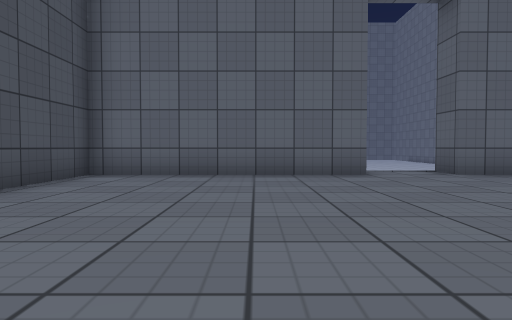
view 1 (above)

21 first-person views from a walk through a 3-D level made in the Unity game engine. The camera is 0.59 m above the floor, tilts 2° down and sees 70° across. The floor is counted in squares, 1 m on a side. Each view is taken from the middle of a square. On the plan, view 1 faces up. The plan holds only what a view shows up to about 10 squares ahead; the rest is blank. The place goes on beyond the plan. Surface patterns are stand-ins for the level's own textures.

view 2
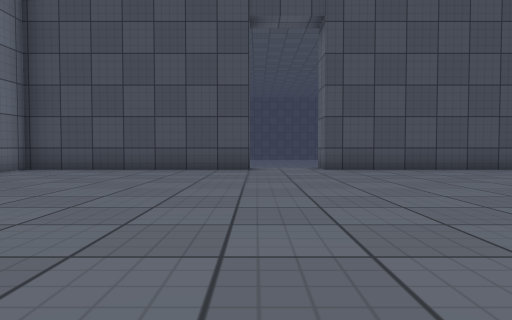

view 3
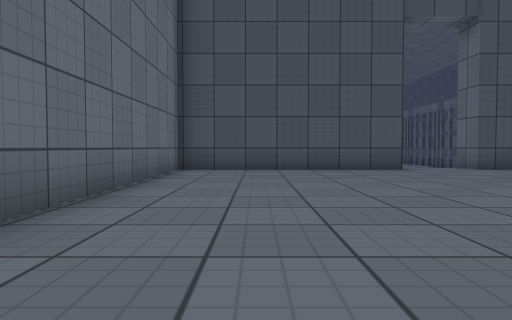

view 4
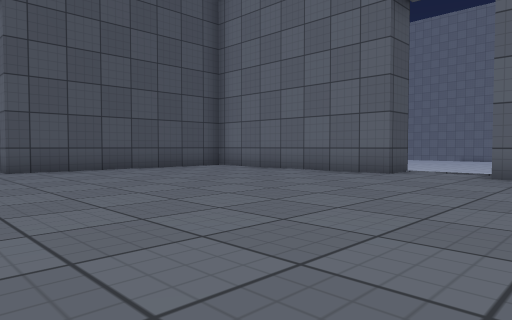

view 5
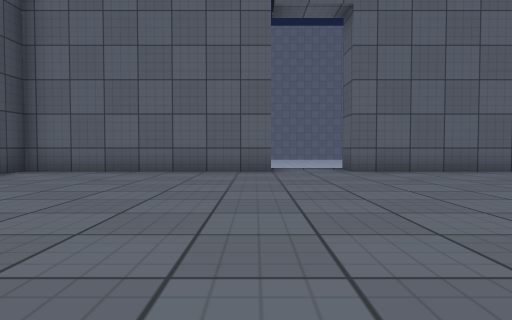

view 6
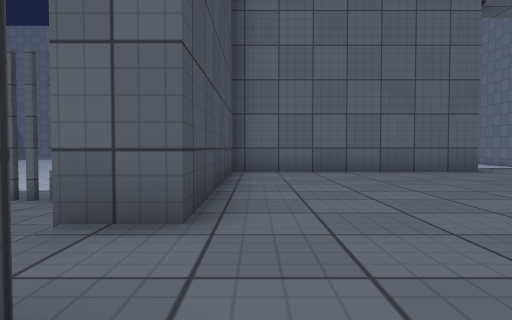

view 7
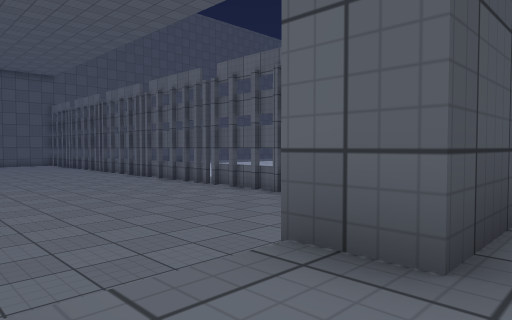

view 8
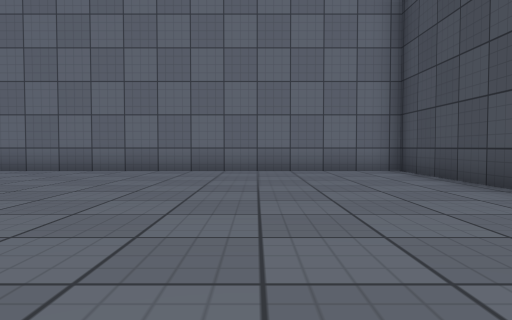

view 9
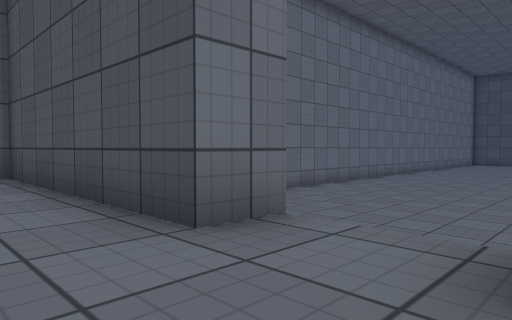

view 10
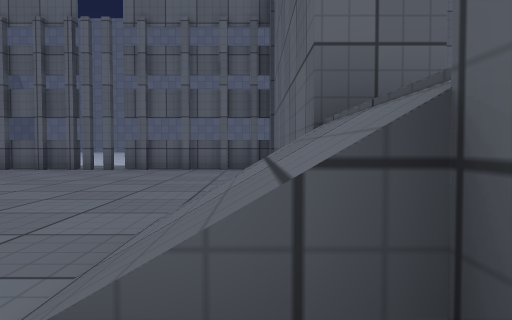

view 11
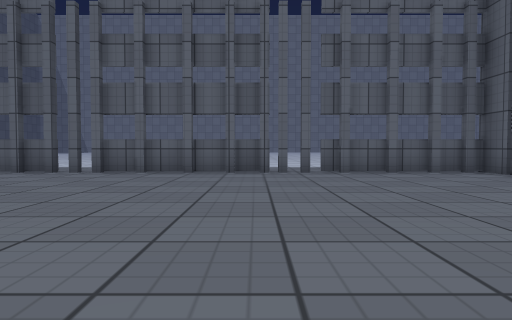

view 12
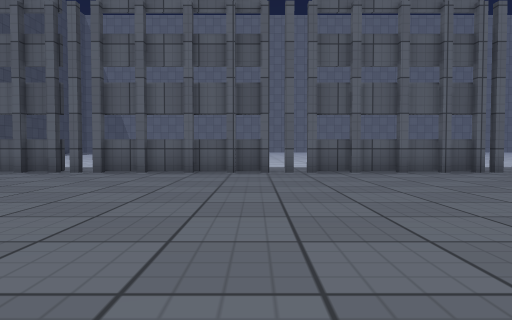

view 13
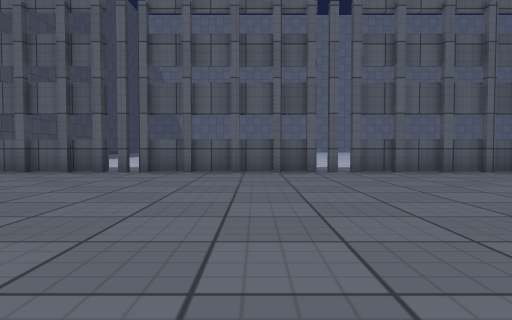

view 14
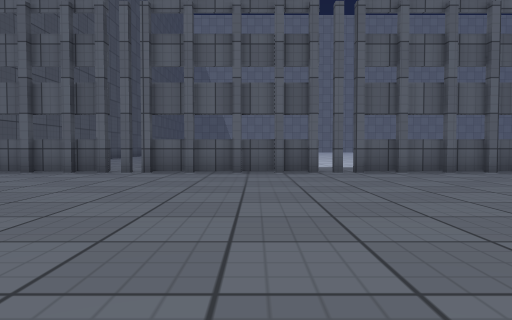

view 15
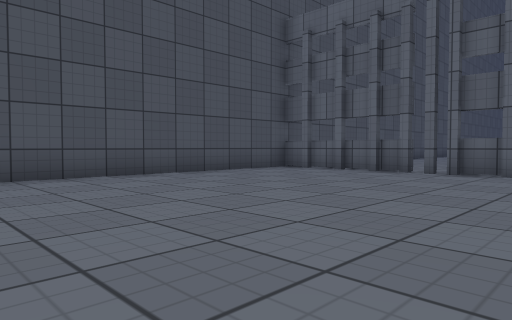

view 16
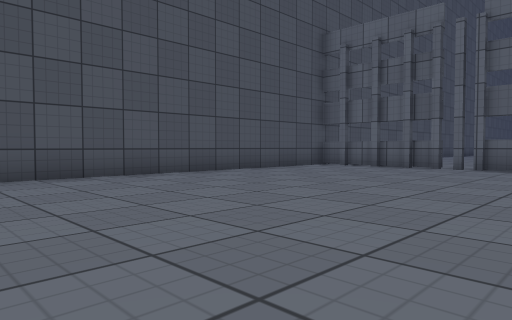

view 17
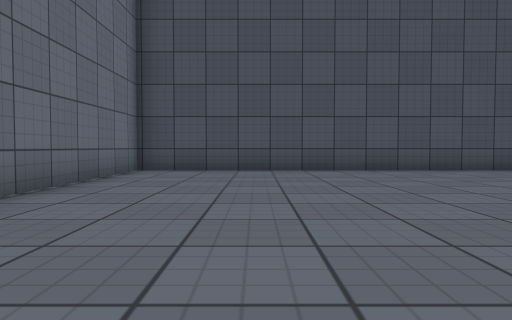

view 18
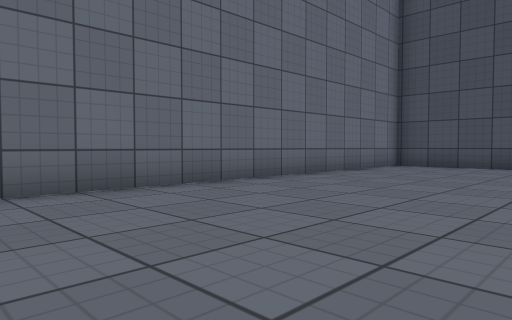

view 19
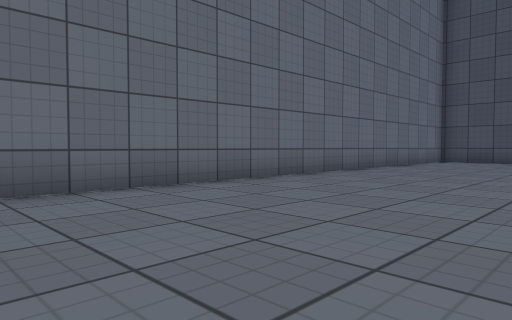

view 20
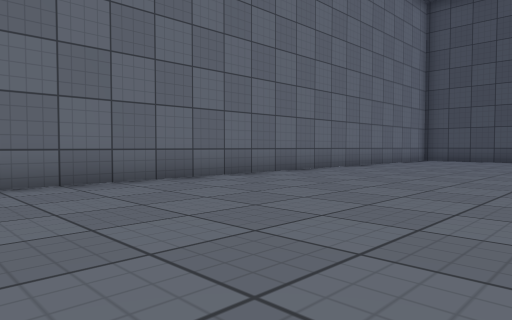

view 21
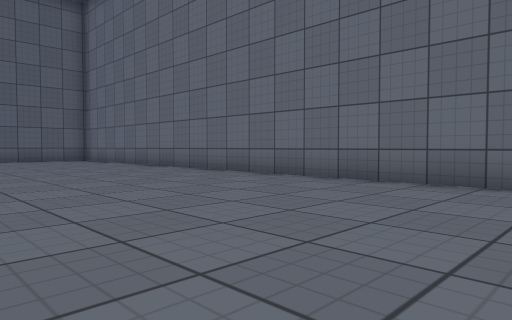

### Floor plan
Key: @ floor where view 1 was taken; # wall or solid block; x gap in a wall; . main floor; : floor 0.8 m higher than the main floor; / step, stairs or slope; ^ raised ledge.
Columns run from 34 left of view 1 to 6 right of it. Each row starts with its distance up from view 1.
 10     ..             ..
  9   ###.#########x###xx###xx####      #//^
  8   .. x ......................########::##
  7 #.............................#::::::::::
  6 #............................ #::::::::::
  5 #............................ #::::::::::
  4 #............................ #::::::::::
  3 #............... ............ #::::::::::
  2 #............... ............##::::::::::
  1 #.........  ...   ...  ....../:::::::::::
  0 #........    ..... ........ .//:::@::::::
 -1 #..........................  .#:::::::::
 -2 #..........................   #::::::::
 -3 #..........................   #:::::::::
 -4 #.........................    #::::::::::
 -5 #......................       #::::::::::
 -6 ######################        ###########

Positions as (right, up) in squares from view 1, and headings:
1: (0, 0), facing up
2: (6, 0), facing left
3: (6, -4), facing left
4: (6, 0), facing up-left
5: (2, -1), facing up
6: (-3, -1), facing up
7: (-3, 0), facing up-left
8: (0, 3), facing down
9: (-2, 2), facing down-left
10: (-5, -1), facing up
11: (-10, 0), facing up
12: (-15, 0), facing up
13: (-21, 0), facing up
14: (-26, 0), facing up
15: (-26, 0), facing up-left
16: (-26, -2), facing up-left
17: (-24, -3), facing left
18: (-22, -1), facing down-left
19: (-18, -1), facing down-left
20: (-17, 0), facing down-left
21: (-21, 0), facing down-right
